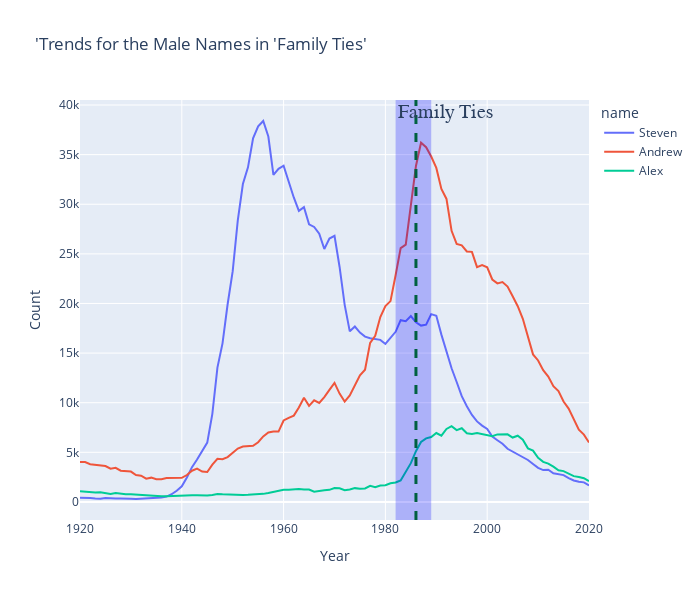

Here is the notebook cell this chart was saved with:
### Code cell
names = ["Steven", "Alex", "Andrew"]
mask_names=males["name"].isin(names)
df=males[mask_names]["1920":"2020"]

fig = px.line(df, x=df.index, y="count", color="name", title = "'Trends for the Male Names in 'Family Ties'")
fig.add_vline(x="1986", line_width = 3, line_dash = "dash", line_color="green")
fig.add_vrect(x0="1982", x1="1989", annotation_text="Family Ties", annotation_position="top left",
              annotation=dict(font_size=20, font_family="Times New Roman"),
              fillcolor="blue", opacity=0.25, line_width=0)
fig.update_layout(width = 700, height=600, xaxis = dict(title = 'Year', showticklabels=True), yaxis=dict(title="Count" , showticklabels=True))
